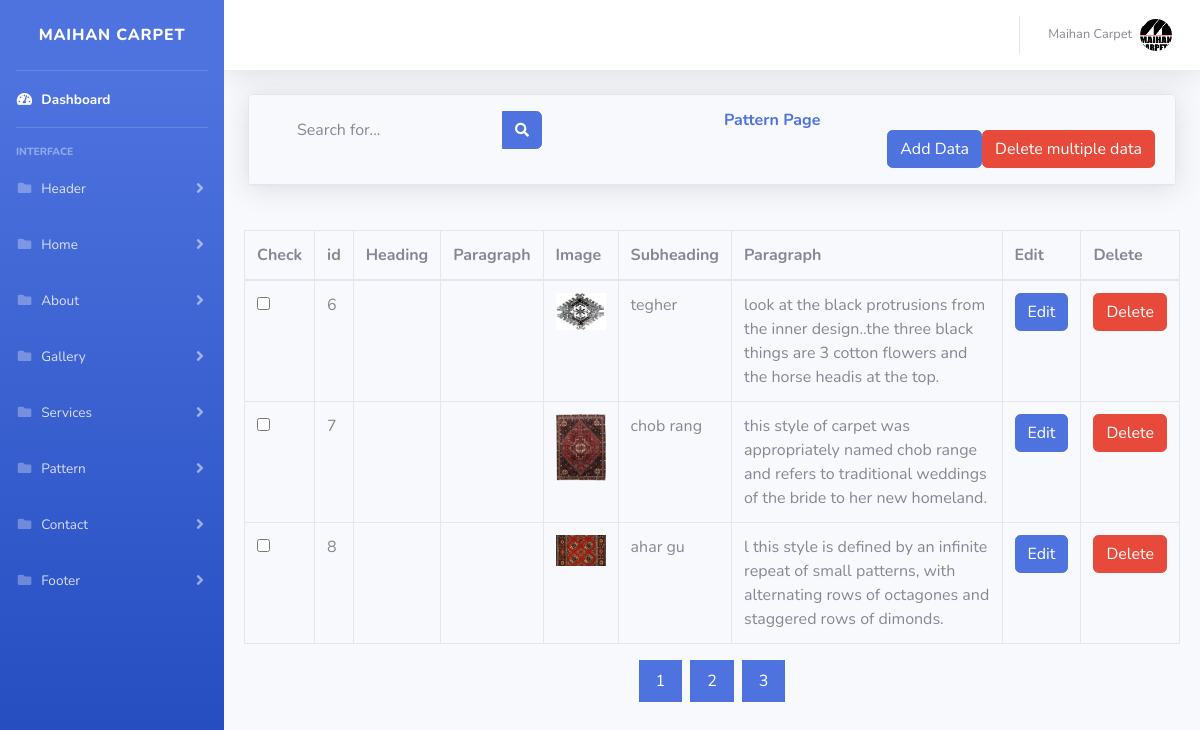
Screenshot of /AP/pattern.php?page=2 (signed in) with the database file from the repository.
### tables this page shows
CREATE TABLE `hpattern` (
  `id` int(11) NOT NULL,
  `name1` text NOT NULL,
  `paragraph1` text NOT NULL,
  `image` text NOT NULL,
  `name2` text NOT NULL,
  `paragraph2` text NOT NULL
);

### AP/pattern.php (the view, shortened to what this page needs)
<?php
	include 'includes/header.php';
	include 'includes/navbar.php';
?>
<div class="container-fluid">
  <div class="card shadow mb-4">
    <div class="card-header py-3">
      <div class="row">
        <div class="col-6">
         <form class="d-none d-sm-inline-block form-inline mr-auto ml-md-3 my-2 my-md-0 mw-100 navbar-search" action="" method="post">
            <div class="input-group">
              <input type="text" class="form-control bg-light border-0 small" placeholder="Search for..." aria-label="Search" aria-describedby="basic-addon2"
                      name="search1" >
              <div class="input-group-append">
                <button class="btn btn-primary" type="submit" name="search">
                  <i class="fas fa-search fa-sm"></i>
                </button>
              </div>
            </div>
          </form>
        </div>
        <div class="col-6 ">
          <h6 class="m-0 font-weight-bold text-primary ">
           Pattern Page
            <form action="code.php" method="post">
              <input  type="submit" name="multipattern" value="Delete multiple data" class="btn btn-danger float-right">
              <button type="button" class="btn btn-primary float-right" data-toggle="modal"  data-target="#addadminpanelfile">
              Add Data
            </button>
          </h6>
        </div>
      </div>
    </div>
  </div>
</div>
  <div class="card-body">
    <div class="table-responsive">
      <?php
        $record = 3;
        $page = '';
        if (isset($_GET["page"])) {
          $page = $_GET["page"];
        }
        else{
           $page =1;
        }
        $start = ($page-1)*$record;
        if (isset($_POST['search'])) {
          $search = preg_replace("#[^0-9a-z]#i","", $_POST['search1']);
          $select = "SELECT * FROM hpattern WHERE id LIKE '%".$search."%' OR name1 LIKE '%". $search ."%' OR paragraph1 LIKE '%". $search ."%' OR image LIKE '%". $search ."%' OR name2 LIKE '%". $search ."%' OR paragraph2 LIKE '%". $search ."%'";
          $result = $connection -> query($select);
        ?>
        <table class="table table-bordered" id="dataTable" width="100%" cellspacing="0">
        <thead>
          <tr>
            <th>Check</th>
            <th>id</th>
            <th>Heading</th>
            <th>Paragraph</th>
            <th>Image</th>
            <th>Subheading</th>
            <th>Paragraph</th>
            <th>Edit</th>
            <th>Delete</th>
          </tr>
        </thead>
        <tbody>
          <?php
            if ($result-> num_rows > 0) {
              while ($row = $result->fetch_assoc()) {
                echo "<tr> <td><input type='checkbox' value='$row[id]' name='chk[]' ></td>".
                 "<td> $row[id] </td>".
                  "<td>$row[name1]</td>".
                  "<td>$row[paragraph1]</td>".
                  "<td><img src='$row[image]' height='auto' width='50px'> </td>".
                  "<td>$row[name2]</td>".
                  "<td>$row[paragraph2]</td>".
                  "<td><a href='patternedit.php?EditH=$row[id]&name1=",urlencode($row['name1']),"&paragraph1=",urlencode($row['paragraph1']),"&name2=",urlencode($row['name2']),"&paragraph2=",urlencode($row['paragraph2']),"&image=",urlencode($row['image']),"' class='btn btn-primary'>Edit</a></td>".
                    "<td><a href='patterncontrol.php?deleteH=$row[id]' class='btn btn-danger'>Delete</a></td></tr>";
            }
          }
          ?>
        </tbody>
      </table>
        <?php
      }else{
        $select = "SELECT * FROM hpattern ORDER BY Id LIMIT $start, $record";
        $result = $connection -> query($select);
      ?>
      <table class="table table-bordered" id="dataTable" width="100%" cellspacing="0">
        <thead>
          <tr>
            <th>Check</th>
            <th>id</th>
            <th>Heading</th>
            <th>Paragraph</th>
            <th>Image</th>
            <th>Subheading</th>
            <th>Paragraph</th>
            <th>Edit</th>
            <th>Delete</th>
          </tr>
        </thead>
        <tbody>
          <?php
            if ($result-> num_rows > 0) {
              while ($row = $result->fetch_assoc()) {
                 echo "<tr> <td><input type='checkbox' value='$row[id]' name='chk[]' ></td>".
                            "<td> $row[id] </td>".
                            "<td>$row[name1]</td>".
                            "<td>$row[paragraph1]</td>".
                            "<td><img src='$row[image]' height='auto' width='50px'> </td>".
                            "<td>$row[name2]</td>".
                            "<td>$row[paragraph2]</td>".
                            "<td><a href='patternedit.php?EditH=$row[id]&name1=",urlencode($row['name1']),"&paragraph1=",urlencode($row['paragraph1']),"&name2=",urlencode($row['name2']),"&paragraph2=",urlencode($row['paragraph2']),"&image=",urlencode($row['image']),"' class='btn btn-primary'>Edit</a></td>".
                            "<td><a href='patterncontrol.php?deleteH=$row[id]' class='btn btn-danger'>Delete</a></td></tr>";
            }
          }
          ?>
        </tbody>
      </table>
    </div
    >
       <div class="center">
        <div class="pagination">
            <?php
              $page_query = "SELECT * FROM hpattern ORDER BY Id ";
              $page_result = $connection->query($page_query);
              $total_records = $page_result -> num_rows;
              $total_pages = ceil($total_records/$record);
              for ($i=1; $i <=$total_pages ; $i++) {
                echo "<a href='pattern.php?page=$i'>$i</a>";
                }
              }
            ?>
          </div>
      </div>
    </div>
    </div>
  </div>
</div>
<?php
	include 'includes/footer.php';
?>

### rows the page displays
hpattern: id "6", image (picture), name2 "tegher", paragraph2 "look at the black protrusions from the inner design..the three black things are 3 cotton flowers and the horse headis at the top."
hpattern: id "7", image (picture), name2 "chob rang", paragraph2 "this style of carpet was appropriately named chob range and refers to traditional weddings of the bride to her new homeland."
hpattern: id "8", image (picture), name2 "ahar gu", paragraph2 "l this style is defined by an infinite repeat of small patterns, with alternating rows of octagones and staggered rows of dimonds."

### other values shown
$_SESSION['username'] "Maihan Carpet"
